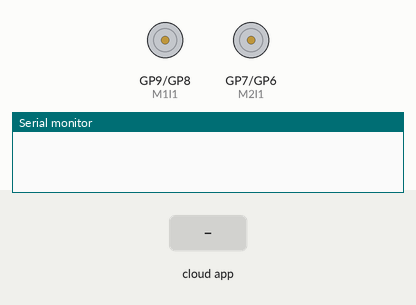
Simulated run of this program. Board: Raspberry Pi Pico. Parts: motor-driver pin pairs drawn as motors (green arrow = first pin HIGH = forward, orange = second pin HIGH = backward, longer = more drive, scaled by the enable pin), the last lines printed to the serial monitor. The test bench sets the inputs (shaded band). The ROS host is connected and sends only what is stated.

Above: at 3.2 s.
3.3 s: the phone or cloud app sets linear.x to -100
At 4.2 s:
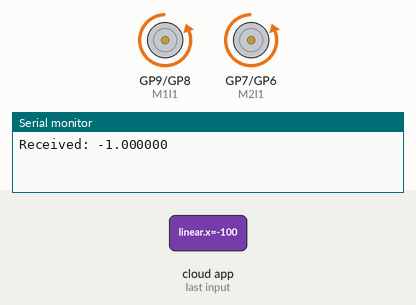
4.8 s: the phone or cloud app sets angular.z to -100
At 5.8 s:
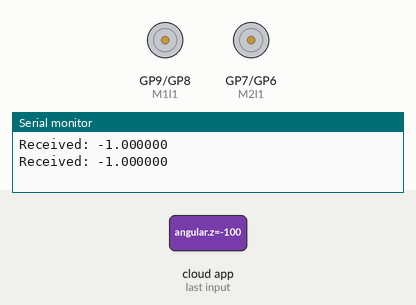
6.3 s: the phone or cloud app sets linear.x to 0
At 7.3 s:
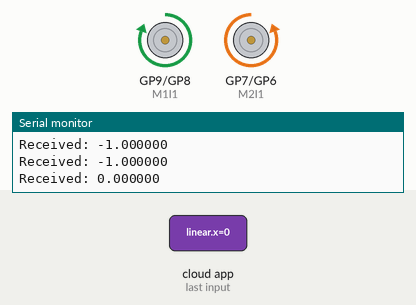
7.9 s: the phone or cloud app sets angular.z to 0
At 8.8 s:
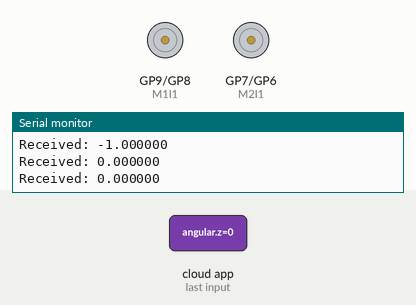
9.4 s: the phone or cloud app sets linear.x to 100
At 10.3 s:
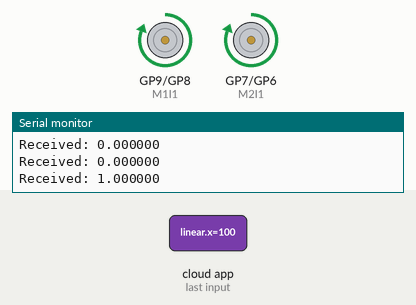
10.9 s: the phone or cloud app sets angular.z to 100
At 11.4 s:
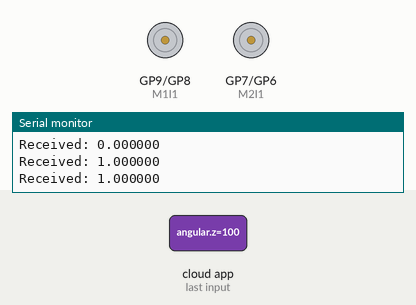
Timing chart, 0 to 13.4 s (numbered marks = the images above; inputs shaded):
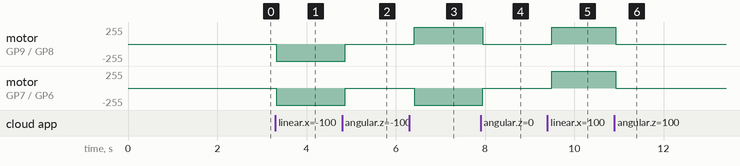

Measured:
- after the input at 3.3 s, motor on GP9 (M1I1) / GP8 (M1I2), motor on GP7 (M2I1) / GP6 (M2I2): stopped → backward 255/255 at once
- after the input at 4.8 s, motor on GP9 (M1I1) / GP8 (M1I2), motor on GP7 (M2I1) / GP6 (M2I2): backward 255/255 → stopped after 0.07 s
- after the input at 6.3 s, motor on GP9 (M1I1) / GP8 (M1I2): stopped → forward 255/255 after 0.11 s; motor on GP7 (M2I1) / GP6 (M2I2): stopped → backward 255/255 after 0.11 s
- after the input at 7.9 s, motor on GP9 (M1I1) / GP8 (M1I2): forward 255/255 → stopped after 0.05 s; motor on GP7 (M2I1) / GP6 (M2I2): backward 255/255 → stopped after 0.05 s
- after the input at 9.4 s, motor on GP9 (M1I1) / GP8 (M1I2), motor on GP7 (M2I1) / GP6 (M2I2): stopped → forward 255/255 after 0.10 s
- after the input at 10.9 s, motor on GP9 (M1I1) / GP8 (M1I2), motor on GP7 (M2I1) / GP6 (M2I2): forward 255/255 → stopped at once

The program:

main.cpp
```cpp
#include <Arduino.h>
#include <micro_ros_platformio.h>

#include <rcl/rcl.h>
#include <rclc/rclc.h>
#include <rclc/executor.h>

#include <geometry_msgs/msg/twist.h>
#include <std_msgs/msg/int32.h>

#if !defined(MICRO_ROS_TRANSPORT_ARDUINO_SERIAL)
#error This example is only avaliable for Arduino framework with serial transport.
#endif

geometry_msgs__msg__Twist msg;
rcl_subscription_t subscriber;

rclc_executor_t executor;
rclc_support_t support;
rcl_allocator_t allocator;
rcl_node_t node;
rcl_timer_t timer;

rcl_publisher_t publisher;
std_msgs__msg__Int32 pub_msg;


#define M1I1 9
#define M1I2 8
#define M2I1 7
#define M2I2 6

#define M1_PWM 10
#define M2_PWM 5

#define RCCHECK(fn) { rcl_ret_t temp_rc = fn; if((temp_rc != RCL_RET_OK)){error_loop();}}
#define RCSOFTCHECK(fn) { rcl_ret_t temp_rc = fn; if((temp_rc != RCL_RET_OK)){}}
void motor1_action(int move_indicator, int pwm);
void motor2_action(int move_indicator, int pwm);
void stop();

// Error handle loop
void error_loop() {
  while(1) {
    delay(100);
  }
}

void twist_callback(const void * msgin)
{

  pub_msg.data = 1;
  rcl_publish(&publisher, &pub_msg, NULL);
  const geometry_msgs__msg__Twist * msg = (const geometry_msgs__msg__Twist *)msgin;
  printf("Received: %f\n", msg->linear.x);
// forward
    if(msg->linear.x > 0.4 && msg->angular.z < 0.1 && msg->angular.z > -0.1){
        motor1_action(1, 10000);
        motor2_action(1, 10000);
    }
    //backward
    else if(msg->linear.x < -0.4 && msg->angular.z < 0.1 && msg->angular.z > -0.1){
        motor1_action(0, 10000);
        motor2_action(0, 10000);
    }
    //left
    else if(msg->linear.x < 0.1 && msg->linear.x > -0.1 && msg->angular.z > 0.48){
        motor1_action(0, 10000);
        motor2_action(1, 10000);
    }
    //right
    else if(msg->linear.x < 0.1 && msg->linear.x > -0.1 && msg->angular.z < -0.48){
        motor1_action(1, 10000);
        motor2_action(0, 10000);
    }
    //forward left
    else if(msg->linear.x < 0.4  && msg->linear.x > 0.1 && msg->angular.z > 0.0){
        motor1_action(1, 1000);
        motor2_action(1, 10000);
    }

    //forward right
    else if(msg->linear.x < 0.4  && msg->linear.x > 0.1 && msg->angular.z < 0.0){
        motor1_action(1, 10000);
        motor2_action(1, 1000);
    }

    //backward left
    else if(msg->linear.x > -0.4  && msg->linear.x < -0.1 && msg->angular.z > 0.0){
        motor1_action(0, 1000);
        motor2_action(0, 10000);
    }
    //backward right
    else if(msg->linear.x > -0.4  && msg->linear.x < -0.1 && msg->angular.z < 0.0){
        motor1_action(0, 10000);
        motor2_action(0, 1000);
    }

    //stop
    else {
        stop();
    }
}

void motor1_action(int move_indicator, int pwm){
    analogWrite(M1_PWM, pwm);
    if(move_indicator > 0){
      digitalWrite(M1I1, HIGH);
      digitalWrite(M1I2, LOW);
    }else{
      digitalWrite(M1I1, LOW);
      digitalWrite(M1I2, HIGH);
    }
}

void motor2_action(int move_indicator, int pwm){
    analogWrite(M2_PWM, pwm);
    if(move_indicator > 0){
      digitalWrite(M2I1, HIGH);
      digitalWrite(M2I2, LOW);
    }else{
      digitalWrite(M2I1, LOW);
      digitalWrite(M2I2, HIGH);
    }
}

void stop(){
      digitalWrite(M2I1, LOW);
      digitalWrite(M2I2, LOW);
      digitalWrite(M2I1, LOW);
      digitalWrite(M2I2, LOW);
       analogWrite(M1_PWM, 0);
       analogWrite(M2_PWM, 0);
}


void setup() {
  // Configure serial transport
  Serial.begin(115200);
  set_microros_serial_transports(Serial);
  delay(2000);


  pinMode(M1I1, OUTPUT);
  pinMode(M1I2, OUTPUT);
  pinMode(M2I1, OUTPUT);
  pinMode(M2I2, OUTPUT);
  pinMode(M1_PWM, OUTPUT);
  pinMode(M2_PWM, OUTPUT);
  analogWrite(M1_PWM, abs(0));
  analogWrite(M2_PWM, abs(0));


  allocator = rcl_get_default_allocator();

  //create init_options
  RCCHECK(rclc_support_init(&support, 0, NULL, &allocator));

  // create node
  RCCHECK(rclc_node_init_default(&node, "pico_node", "", &support));

  // create publisher
  RCCHECK(rclc_publisher_init_default(
    &publisher,
    &node,
    ROSIDL_GET_MSG_TYPE_SUPPORT(std_msgs, msg, Int32),
    "micro_ros_platformio_node_publisher"));

  // // create timer,
  // const unsigned int timer_timeout = 1000;
  // RCCHECK(rclc_timer_init_default(
  //   &timer,
  //   &support,
  //   RCL_MS_TO_NS(timer_timeout),
  //   timer_callback));

  // // create executor
  RCCHECK(rclc_executor_init(&executor, &support.context, 1, &allocator));
  // RCCHECK(rclc_executor_add_timer(&executor, &timer));

  //msg.data = 0;
  RCCHECK(rclc_subscription_init_default(
        &subscriber,
        &node,
        ROSIDL_GET_MSG_TYPE_SUPPORT(geometry_msgs, msg, Twist),
        "cmd_vel"
    ));

  RCCHECK(rclc_executor_add_subscription(
        &executor, &subscriber, &msg,
        &twist_callback, ON_NEW_DATA));
}

void loop() {
  delay(100);
  RCSOFTCHECK(rclc_executor_spin_some(&executor, RCL_MS_TO_NS(100)));
}
```
